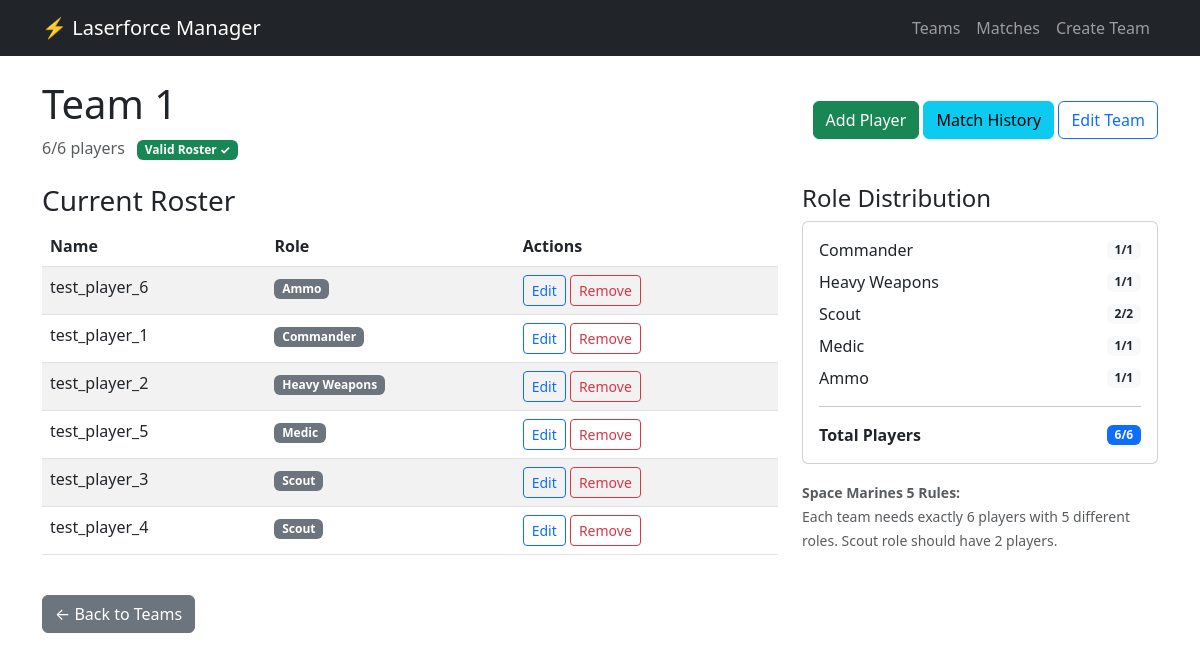
/1/, run on the app's committed database.
### teams/models.py (models this page shows, shortened)
class Team(models.Model):
    name = models.CharField(max_length=100)
    created_date = models.DateTimeField(auto_now_add=True)
    wins = models.IntegerField(default=0)
    losses = models.IntegerField(default=0)
    @property
    def player_count(self):
        return self.players.count()
    @property
    def is_valid_roster(self):
        if self.player_count != 6:
            return False
        roles = self.players.values_list("role", flat=True)
        role_counts = {}
        for role in roles:
            role_counts[role] = role_counts.get(role, 0) + 1
        unique_roles = set(roles)
        if len(unique_roles) != 5:  # Should have all 5 different roles
            return False
        counts = list(role_counts.values())
        counts.sort()
        return counts == [1, 1, 1, 1, 2]

class Player(models.Model):
    ROLES = [
        ("commander", "Commander"),
        ("heavy", "Heavy Weapons"),
        ("scout", "Scout"),
        ("medic", "Medic"),
        ("ammo", "Ammo"),
    ]
    team = models.ForeignKey(Team, on_delete=models.CASCADE, related_name="players")
    name = models.CharField(max_length=100)
    role = models.CharField(max_length=20, choices=ROLES)
    shot_power = models.IntegerField(
        default=1
    )  # 1-3, affects damage dealt when tagging
    shield = models.IntegerField(default=1)  # 1-3, when shield is 0 player loses a life
    player_awareness = models.IntegerField(default=50)  # 0-100
    game_awareness = models.IntegerField(default=50)  # 0-100
    resource_awareness = models.IntegerField(default=50)  # 0-100
    decision_making = models.IntegerField(default=50)  # 0-100
    positioning = models.IntegerField(default=50)  # 0-100
    stamina = models.IntegerField(default=50)  # 0-100
    speed = models.IntegerField(default=50)  # 0-100
    flexibility = models.IntegerField(default=50)  # 0-100
    adaptability = models.IntegerField(default=50)  # 0-100
    communication = models.IntegerField(default=50)  # 0-100
    teamwork = models.IntegerField(default=50)  # 0-100
    Offensive_synergy = models.IntegerField(default=50)  # 0-100
    defensive_synergy = models.IntegerField(default=50)  # 0-100
    midfield_synergy = models.IntegerField(default=50)  # 0-100
    resupply_synergy = models.IntegerField(default=50)  # 0-100
    resupply_efficiency = models.IntegerField(default=50)  # 0-100
    accuracy = models.IntegerField(default=50)  # 0-100
    survival = models.IntegerField(default=50)  # how well they avoid tags
    special_usage = models.IntegerField(default=50)  # tactical ability
    class Meta:
        unique_together = ["team", "name"]  # No duplicate names within a team

### teams/views.py (the view)
# urls.py: path("<int:team_id>/", views.team_detail, name="team_detail"),
def team_detail(request, team_id):
    team = get_object_or_404(Team, id=team_id)
    players = team.players.all().order_by("role", "name")
    players_by_role = {}
    for player in players:
        if player.role not in players_by_role:
            players_by_role[player.role] = []
        players_by_role[player.role].append(player)
    context = {
        "team": team,
        "players": players,
        "players_by_role": players_by_role,
        "is_valid": team.is_valid_roster,
        "player_count": team.player_count,
        "roles": Player.ROLES,
        "missing": 6 - team.player_count,
    }
    return render(request, "teams/team_detail.html", context)

### teams/templatetags/team_extras.py (called while the page is built)
@register.filter
def lookup(dictionary, key):
    try:
        return dictionary.get(key, [])
    except Exception:
        return []

### templates/teams/team_detail.html (shortened to what this page needs)
{% extends 'base.html' %}
{% load team_extras %}
{% block content %}
<div class="d-flex justify-content-between align-items-center mb-4">
    <div>
        <h1>{{ team.name }}</h1>
        <p class="text-muted mb-0">
            {{ player_count }}/6 players
            {% if is_valid %}
            <span class="badge bg-success ms-2">Valid Roster ✓</span>
            {% else %}
            <span class="badge bg-warning ms-2">Incomplete Roster</span>
            {% endif %}
        </p>
    </div>
    <div>
        <a href="{% url 'player_add' team.id %}" class="btn btn-success">Add Player</a>
        <a href="{% url 'team_match_history' team.id %}" class="btn btn-info">Match History</a>
        <a href="{% url 'team_edit' team.id %}" class="btn btn-outline-primary">Edit Team</a>
    </div>
</div>
    <div class="row">
        <div class="col-md-8">
            <h3>Current Roster</h3>
            {% if players %}
            <div class="table-responsive">
                <table class="table table-striped">
                    <thead>
                        <tr>
                            <th>Name</th>
                            <th>Role</th>
                            <th>Actions</th>
                        </tr>
                    </thead>
                    <tbody>
                        {% for player in players %}
                        <tr>
                            <td>{{ player.name }}</td>
                            <td>
                                <span class="badge bg-secondary">{{ player.get_role_display }}</span>
                            </td>
                            <td>
                                <a href="{% url 'player_edit' team.id player.id %}"
                                    class="btn btn-sm btn-outline-primary">Edit</a>
                                <a href="{% url 'player_delete' team.id player.id %}"
                                    class="btn btn-sm btn-outline-danger">Remove</a>
                            </td>
                        </tr>
                        {% endfor %}
                    </tbody>
                </table>
            </div>
            {% else %}
            <p class="text-muted">No players added yet.</p>
            {% endif %}
        </div>
        <div class="col-md-4">
            <h4>Role Distribution</h4>
            <div class="card">
                <div class="card-body">
                    {% for role_code, role_name in roles %}
                    <div class="d-flex justify-content-between align-items-center mb-2">
                        <span>{{ role_name }}</span>
                        <span class="badge bg-light text-dark">
                            {% with players_by_role|lookup:role_code as role_players %}
                            {% if role_code == 'scout' %}
                            {{ role_players|length }}/2
                            {% else %}
                            {{ role_players|length }}/1
                            {% endif %}
                            {% endwith %}
                        </span>
                    </div>
                    {% endfor %}
                    <hr>
                    <div class="d-flex justify-content-between align-items-center">
                        <strong>Total Players</strong>
                        <span class="badge bg-primary">{{ player_count }}/6</span>
                    </div>
                </div>
            </div>
            <div class="mt-3">
                <small class="text-muted">
                    <strong>Space Marines 5 Rules:</strong><br>
                    Each team needs exactly 6 players with 5 different roles. Scout role should have 2 players.
                </small>
            </div>
        </div>
    </div>
    <div class="mt-4">
        <a href="{% url 'team_list' %}" class="btn btn-secondary">← Back to Teams</a>
    </div>
    {% endblock %}

### data on the page
Team: name "Team 1"
Player: name "test_player_6", role "Ammo"
Player: name "test_player_1", role "Commander"
Player: name "test_player_2", role "Heavy Weapons"
Player: name "test_player_5", role "Medic"
Player: name "test_player_3", role "Scout"
Player: name "test_player_4", role "Scout"

### other printed values
{{ player_count }} "6"
{{ role_name }} "Commander" "Heavy Weapons" "Scout" "Medic" "Ammo"
{{ role_players|length }} "1" "1" "1" "1"
{{ role_players|length }} "2"
